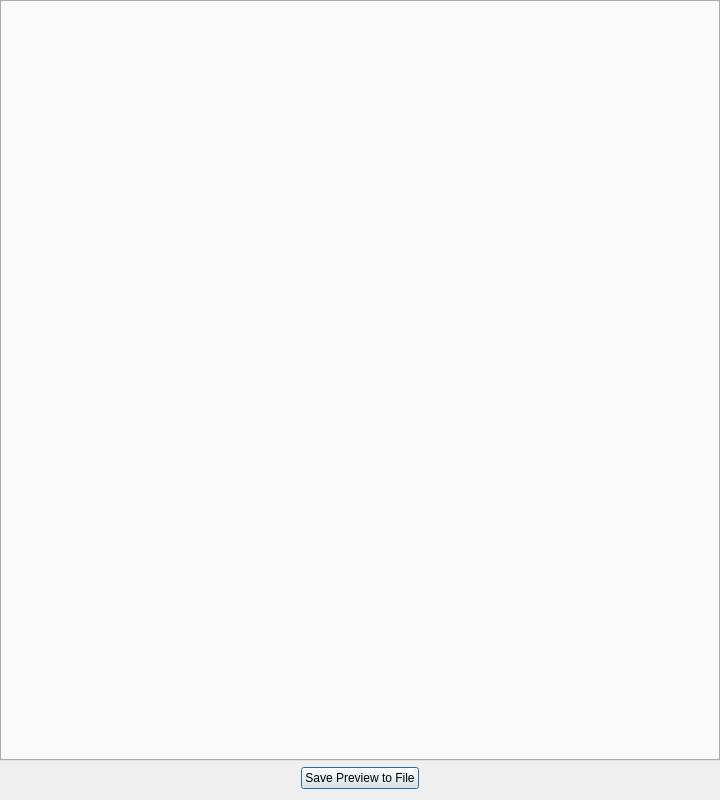
<?xml version="1.0" encoding="UTF-8"?>
<ui version="4.0">
 <class>TextPreview</class>
 <widget class="QDialog" name="TextPreview">
  <property name="geometry">
   <rect>
    <x>0</x>
    <y>0</y>
    <width>720</width>
    <height>800</height>
   </rect>
  </property>
  <property name="windowTitle">
   <string>Placeholder</string>
  </property>
  <layout class="QVBoxLayout" name="verticalLayout">
   <property name="leftMargin">
    <number>0</number>
   </property>
   <property name="topMargin">
    <number>0</number>
   </property>
   <property name="rightMargin">
    <number>0</number>
   </property>
   <item>
    <widget class="QTabWidget" name="tabWidget"/>
   </item>
   <item alignment="Qt::AlignHCenter">
    <widget class="QPushButton" name="pushButton_save">
     <property name="sizePolicy">
      <sizepolicy hsizetype="Maximum" vsizetype="Fixed">
       <horstretch>0</horstretch>
       <verstretch>0</verstretch>
      </sizepolicy>
     </property>
     <property name="text">
      <string>Save Preview to File</string>
     </property>
     <property name="icon">
      <iconset theme="document-save">
       <normaloff>.</normaloff>.</iconset>
     </property>
    </widget>
   </item>
  </layout>
 </widget>
 <resources/>
 <connections/>
</ui>
